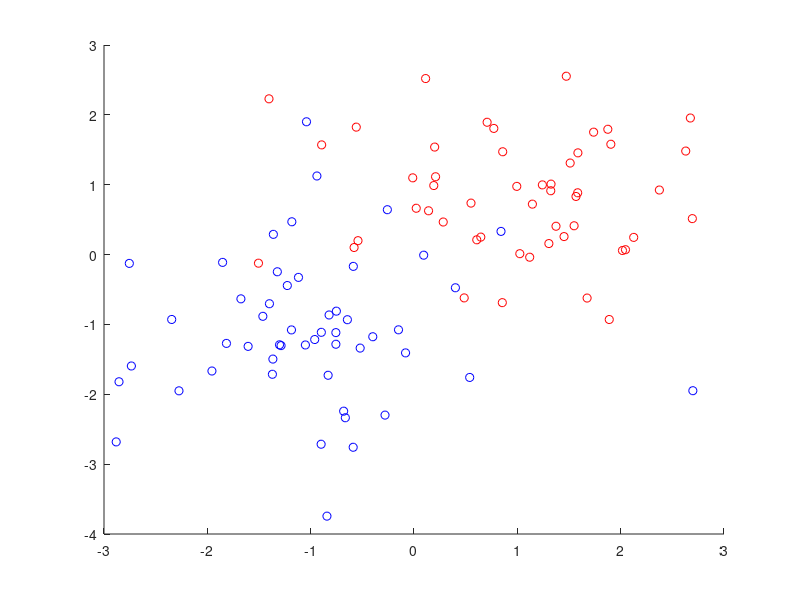
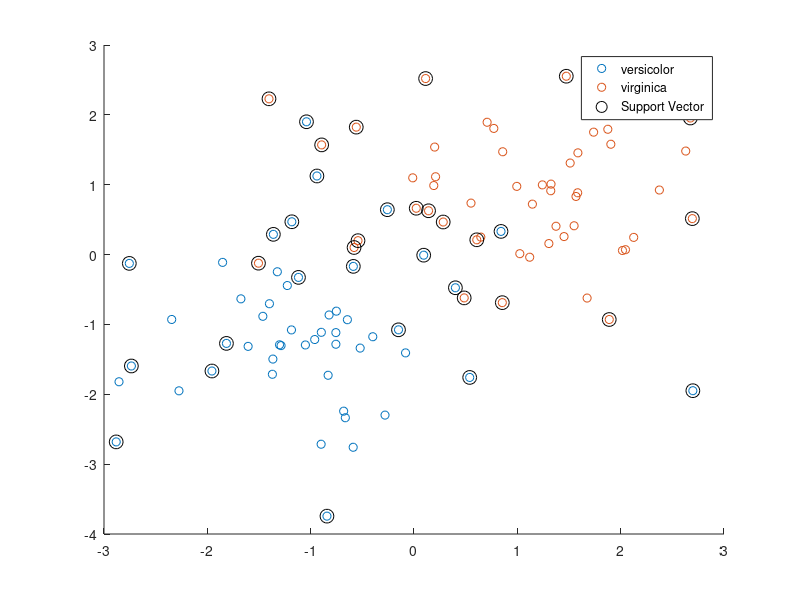

Write the MATLAB code that produced these figures, in order.
X1=1+randn(50,2);
X2=-1+randn(51,2);
Y1=ones(50,1);
Y2=-ones(51,1);
X=[X1;X2];
Y=[Y1;Y2];
SVMModel = fitcsvm(X,Y,'KernelFunction','rbf')
figure;
hold on;
plot(X1(:,1),X1(:,2),'ro');
plot(X2(:,1),X2(:,2),'bo');
hold off;


sv = SVMModel.SupportVectors;
figure
gscatter(X(:,1),X(:,2),Y)
hold on
plot(sv(:,1),sv(:,2),'ko','MarkerSize',10)
legend('versicolor','virginica','Support Vector')
hold off